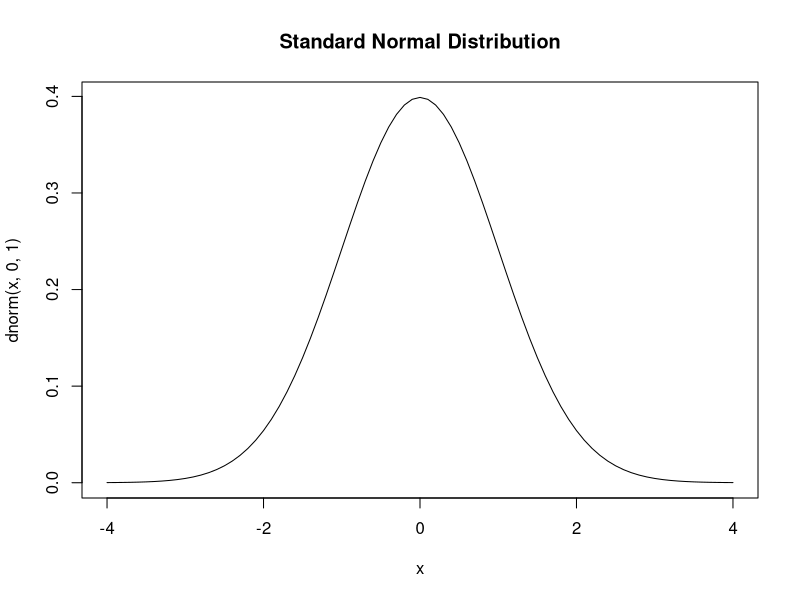
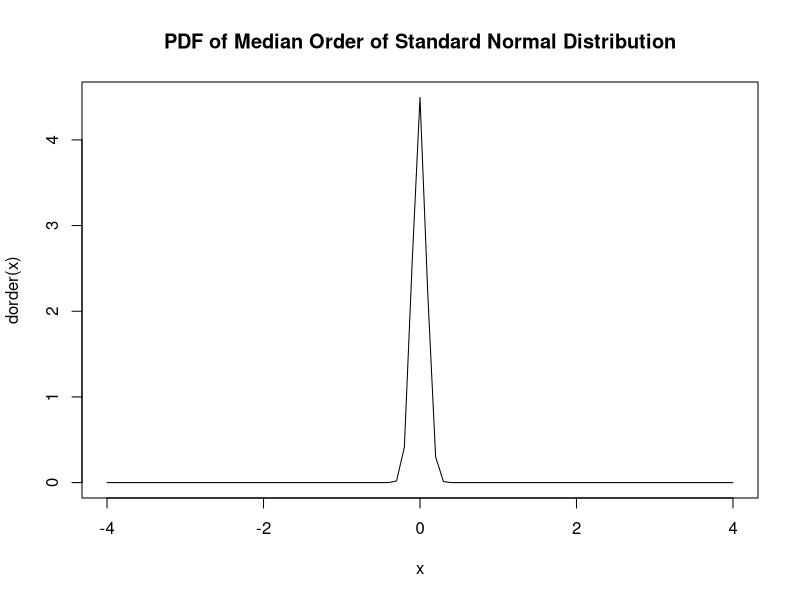
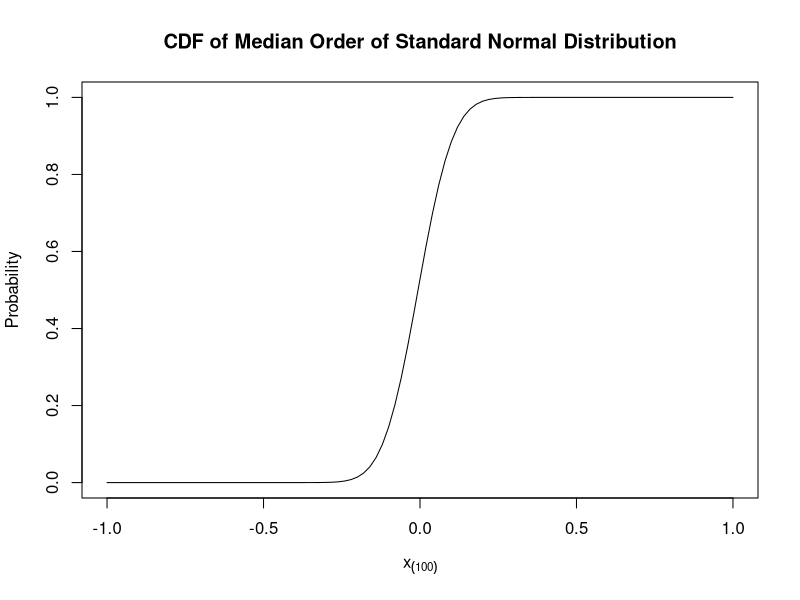
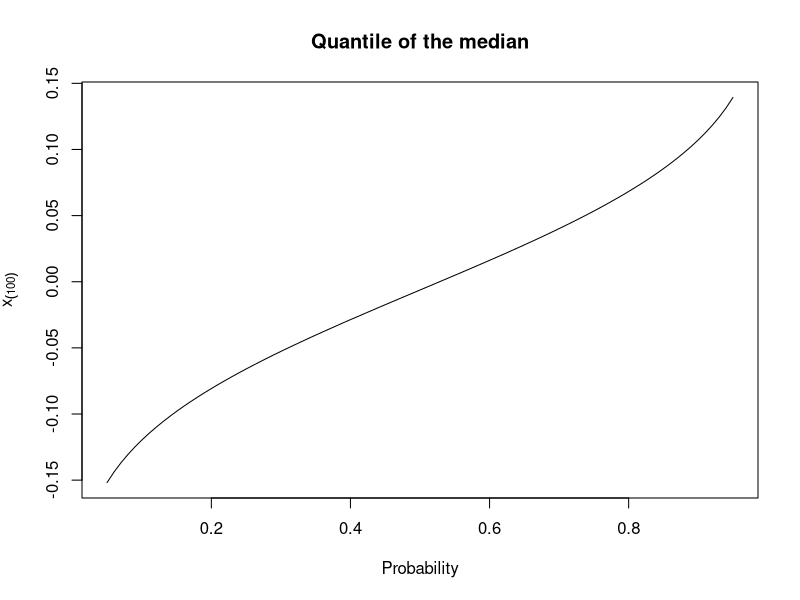
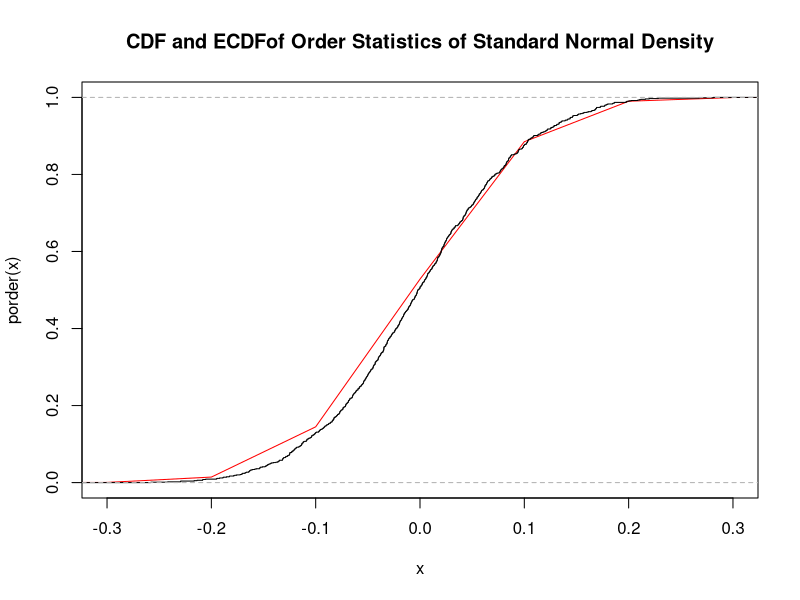
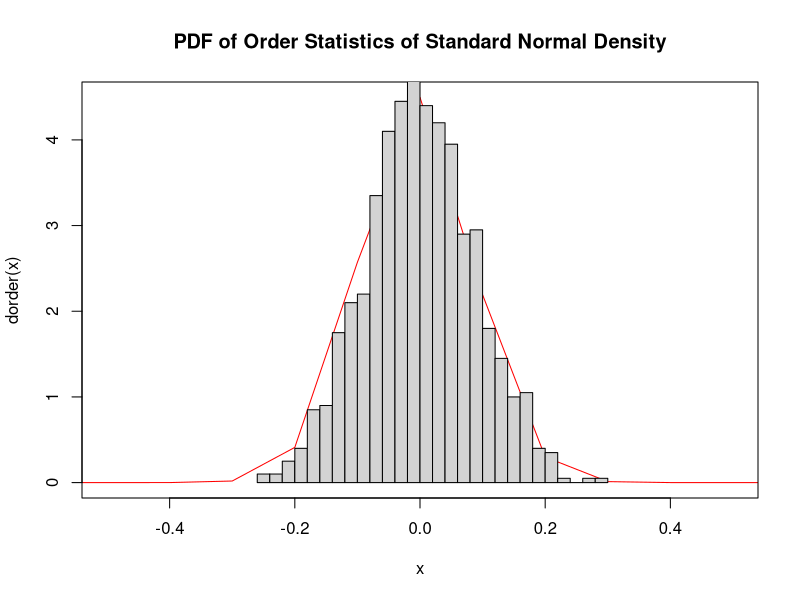
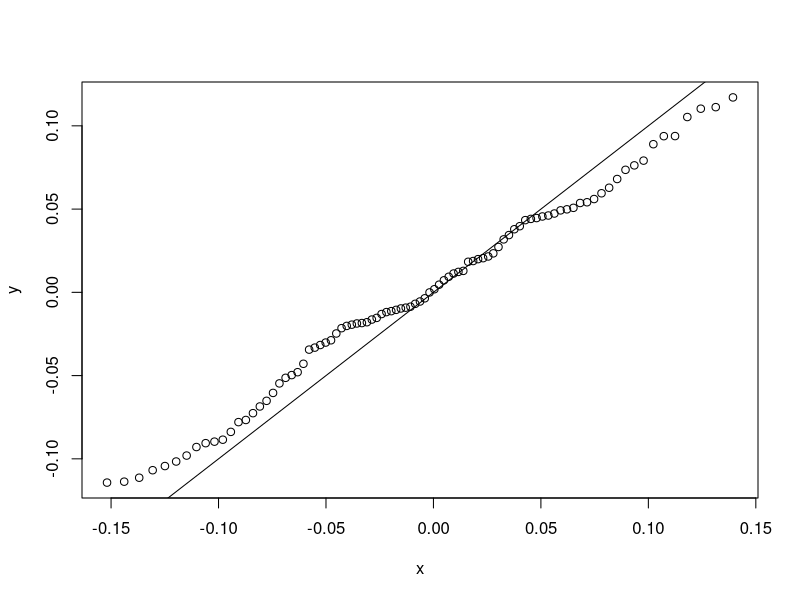
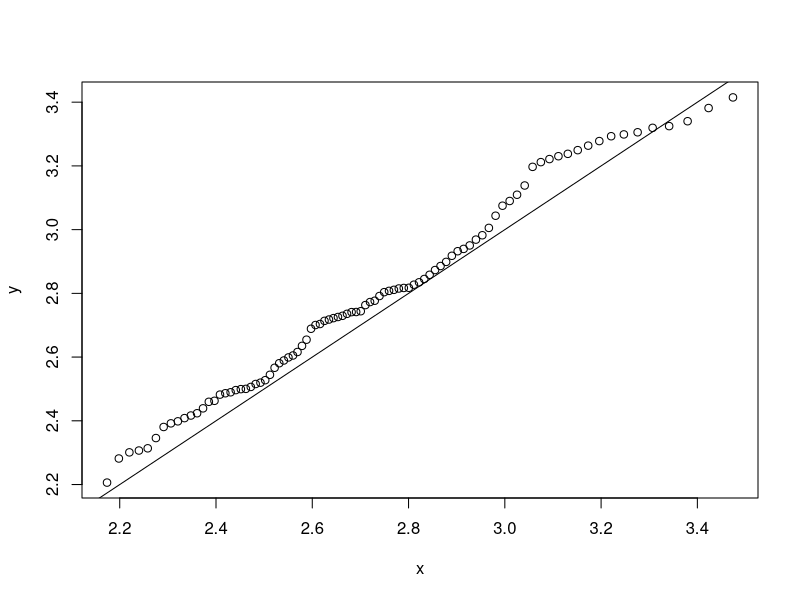

These charts were generated, in order, by the following R code:
## ---- chunk 1
knitr::opts_chunk$set(echo = TRUE)
## ---- chunk 2
dorder <- function(x){
  100*choose(200,100)*
    (pnorm(x))^(100-1)*
    (1-pnorm(x))^(200-100)*
    dnorm(x)
}

x <- seq(-4,4,by=0.1)
plot(x,dnorm(x,0,1),type = "l",main = "Standard Normal Distribution")
plot(x,dorder(x),type = "l",main = "PDF of Median Order of Standard Normal Distribution")
## ---- chunk 3
porder <- function(x){
   pbinom(100-1,200,pnorm(x,0,1),lower.tail = FALSE)
}
curve(porder(x),-1,1,xlab=parse(text="x[(100)]"),ylab=("Probability"),main = "CDF of Median Order of Standard Normal Distribution")
## ---- chunk 4
porder1 <- function(x,n,k){
  pbinom(k-1,n,pnorm(x,0,1),lower.tail = FALSE)
}
qorder1 <- function(p, n, k){
  out <- p
  for (i in seq_along(p)) {
    out[i] <- uniroot(function(x){porder1(x,n,k)-p[i]},c(-100,100))$root
  }
  out
}

p <- seq(0.05,0.95,by=0.01)
plot(p,qorder1(p,200,100),type = "l",ylab=parse(text="x[(100)]"),xlab=("Probability"),main = "Quantile of the median")
## ---- chunk 5
samp = NA
for (i in 1:1000) {
  data <- rnorm(200)
  samp[i] = median(data)
}

x = seq(-4,4,by=0.1)
plot(x,porder(x),type = "l",main = "CDF and ECDFof Order Statistics of Standard Normal Density",xlim = c(-0.3,0.3),col = "red")
plot(ecdf(samp),add = TRUE)
## ---- chunk 6
plot(x,dorder(x),type = "l",main = "PDF of Order Statistics of Standard Normal Density",xlim = c(-0.5,0.5),col = "red")
hist(samp,freq = FALSE,add = TRUE,breaks = 30,)
## ---- chunk 7
p <- seq(0.05,0.95,by=0.01)
samp1 = NA
for (i in seq_along(p)) {
  data <- rnorm(200)
  samp1[i] = median(data)
}
x <- qorder1(p,n = 200,k = 100)
y <- quantile(samp1, probs = p)

plot(x,y)
abline(0,1)

## ---- chunk 8
dorder1 <- function(x, n, k){
  k*choose(n,k)*
    (pnorm(x))^(k-1)*
    (1-pnorm(x))^(n-k)*
    dnorm(x)
}
## ---- chunk 9
porder1 <- function(x,n,k){
  pbinom(k-1,n,pnorm(x,0,1),lower.tail = FALSE)
}
## ---- chunk 10
qorder1 <- function(p, n, k){
  out <- p
  for (i in seq_along(p)) {
    out[i] <- uniroot(function(x){porder1(x,n,k)-p[i]},c(-100,100))$root
  }
  out
}
## ---- chunk 11
samp2 = NA
for (i in seq_along(p)) {
  data <- rnorm(200)
  samp2[i] = max(data)
}
x <- qorder1(p,n = 200,k = 200)
y <- quantile(samp2, probs = p)

plot(x,y)
abline(0,1)
## ---- chunk 12
dorder2 <- function(x, k, n, dist = "norm", ...){
  pf <- get(paste0("p",dist))
  df <- get(paste0("d",dist))
  
  k*
    choose(n,k)*
    pf(x, ...)^(k-1)*
    (1-pf(x, ...))^(n-k)*
    df(x, ...)
}

porder2 <- function(x, k, n, dist = "norm", ...){
  pf <- get(paste0("p",dist))
  pbinom(k-1, n, pf(x,...),lower.tail = FALSE)
}

qorder2 <- function(p, k, n, dist = "norm", ...){
  out <- p
  for (i in seq_along(p)) {
    out[i] <- uniroot(function(x){porder(x,k,n,dist,...) - p[i]},c(-100,100))$root
    
  }
  out
}

## ---- chunk 13
curve(dorder2(x,n=200,k=1,dist="norm"),-5,5,ylab=("Density"),main = "PDF of min of Standard Normal Distribution")

curve(porder2(x,n=200,k=1,dist="norm"),-5,5,ylab=("Probablity"),main = "CDF of min of Standard Normal Distribution")
